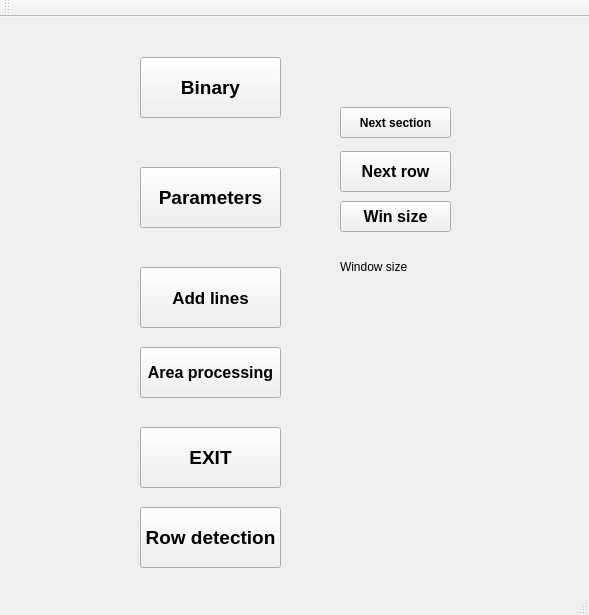
<?xml version="1.0" encoding="UTF-8"?>
<ui version="4.0">
 <class>MainWindow</class>
 <widget class="QMainWindow" name="MainWindow">
  <property name="geometry">
   <rect>
    <x>0</x>
    <y>0</y>
    <width>589</width>
    <height>615</height>
   </rect>
  </property>
  <property name="windowTitle">
   <string>MainWindow</string>
  </property>
  <widget class="QWidget" name="centralWidget">
   <widget class="QPushButton" name="pushButton_binary">
    <property name="geometry">
     <rect>
      <x>140</x>
      <y>40</y>
      <width>141</width>
      <height>61</height>
     </rect>
    </property>
    <property name="font">
     <font>
      <pointsize>14</pointsize>
      <weight>75</weight>
      <bold>true</bold>
     </font>
    </property>
    <property name="text">
     <string>Binary</string>
    </property>
   </widget>
   <widget class="QPushButton" name="pushButton_exit">
    <property name="geometry">
     <rect>
      <x>140</x>
      <y>410</y>
      <width>141</width>
      <height>61</height>
     </rect>
    </property>
    <property name="font">
     <font>
      <pointsize>14</pointsize>
      <weight>75</weight>
      <bold>true</bold>
     </font>
    </property>
    <property name="text">
     <string>EXIT</string>
    </property>
   </widget>
   <widget class="QPushButton" name="pushButton_parameters">
    <property name="geometry">
     <rect>
      <x>140</x>
      <y>150</y>
      <width>141</width>
      <height>61</height>
     </rect>
    </property>
    <property name="font">
     <font>
      <pointsize>14</pointsize>
      <weight>75</weight>
      <bold>true</bold>
     </font>
    </property>
    <property name="text">
     <string>Parameters</string>
    </property>
   </widget>
   <widget class="QPushButton" name="pushButton_row">
    <property name="geometry">
     <rect>
      <x>340</x>
      <y>134</y>
      <width>111</width>
      <height>41</height>
     </rect>
    </property>
    <property name="font">
     <font>
      <pointsize>12</pointsize>
      <weight>75</weight>
      <bold>true</bold>
     </font>
    </property>
    <property name="text">
     <string>Next row</string>
    </property>
   </widget>
   <widget class="QPushButton" name="pushButton_Win">
    <property name="geometry">
     <rect>
      <x>340</x>
      <y>184</y>
      <width>111</width>
      <height>31</height>
     </rect>
    </property>
    <property name="font">
     <font>
      <pointsize>12</pointsize>
      <weight>75</weight>
      <bold>true</bold>
     </font>
    </property>
    <property name="text">
     <string>Win size</string>
    </property>
   </widget>
   <widget class="QLabel" name="label_win_size">
    <property name="geometry">
     <rect>
      <x>340</x>
      <y>224</y>
      <width>121</width>
      <height>51</height>
     </rect>
    </property>
    <property name="text">
     <string>Window size</string>
    </property>
   </widget>
   <widget class="QPushButton" name="pushButton_sec">
    <property name="geometry">
     <rect>
      <x>340</x>
      <y>90</y>
      <width>111</width>
      <height>31</height>
     </rect>
    </property>
    <property name="font">
     <font>
      <weight>75</weight>
      <bold>true</bold>
     </font>
    </property>
    <property name="text">
     <string>Next section</string>
    </property>
   </widget>
   <widget class="QPushButton" name="pushButton_line">
    <property name="geometry">
     <rect>
      <x>140</x>
      <y>250</y>
      <width>141</width>
      <height>61</height>
     </rect>
    </property>
    <property name="font">
     <font>
      <pointsize>13</pointsize>
      <weight>75</weight>
      <bold>true</bold>
     </font>
    </property>
    <property name="text">
     <string>Add lines</string>
    </property>
   </widget>
   <widget class="QPushButton" name="pushButton_area_processing">
    <property name="geometry">
     <rect>
      <x>140</x>
      <y>330</y>
      <width>141</width>
      <height>51</height>
     </rect>
    </property>
    <property name="font">
     <font>
      <pointsize>12</pointsize>
      <weight>75</weight>
      <bold>true</bold>
     </font>
    </property>
    <property name="text">
     <string>Area processing</string>
    </property>
   </widget>
   <widget class="QPushButton" name="pushButton_row_2">
    <property name="geometry">
     <rect>
      <x>140</x>
      <y>490</y>
      <width>141</width>
      <height>61</height>
     </rect>
    </property>
    <property name="font">
     <font>
      <pointsize>14</pointsize>
      <weight>75</weight>
      <bold>true</bold>
     </font>
    </property>
    <property name="text">
     <string>Row detection</string>
    </property>
   </widget>
  </widget>
  <widget class="QMenuBar" name="menuBar">
   <property name="geometry">
    <rect>
     <x>0</x>
     <y>0</y>
     <width>589</width>
     <height>25</height>
    </rect>
   </property>
  </widget>
  <widget class="QToolBar" name="mainToolBar">
   <attribute name="toolBarArea">
    <enum>TopToolBarArea</enum>
   </attribute>
   <attribute name="toolBarBreak">
    <bool>false</bool>
   </attribute>
  </widget>
  <widget class="QStatusBar" name="statusBar"/>
 </widget>
 <layoutdefault spacing="6" margin="11"/>
 <resources/>
 <connections/>
</ui>
